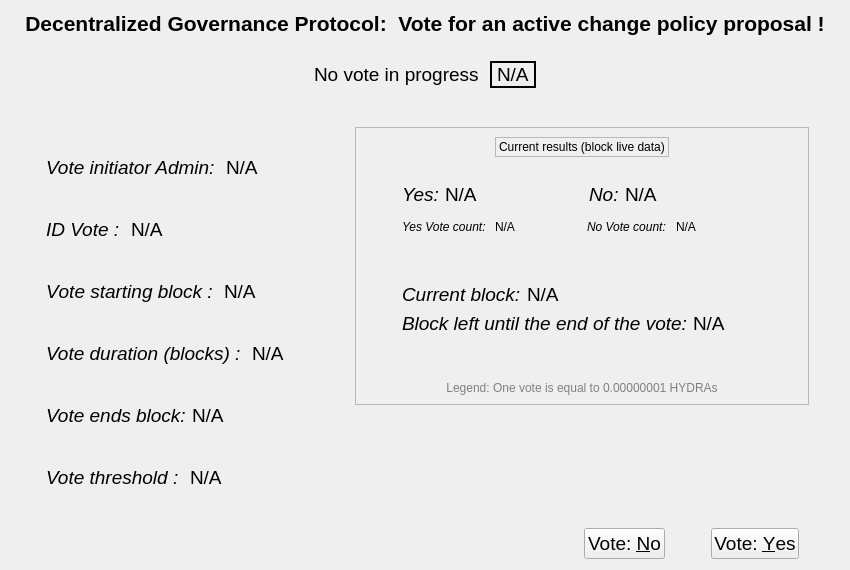
<?xml version="1.0" encoding="UTF-8"?>
<ui version="4.0">
 <class>VotingPageDialog</class>
 <widget class="QDialog" name="VotingPageDialog">
  <property name="geometry">
   <rect>
    <x>0</x>
    <y>0</y>
    <width>850</width>
    <height>570</height>
   </rect>
  </property>
  <property name="windowTitle">
   <string>Send Coins</string>
  </property>
  <layout class="QVBoxLayout" name="verticalLayout_6">
   <item>
    <widget class="QLabel" name="labelVotingTitle">
     <property name="font">
      <font>
       <pointsize>16</pointsize>
       <weight>75</weight>
       <bold>true</bold>
      </font>
     </property>
     <property name="styleSheet">
      <string notr="true">color:black;font-weight:bold;</string>
     </property>
     <property name="frameShape">
      <enum>QFrame::NoFrame</enum>
     </property>
     <property name="text">
      <string>Decentralized Governance Protocol:  Vote for an active change policy proposal !</string>
     </property>
     <property name="alignment">
      <set>Qt::AlignCenter</set>
     </property>
    </widget>
   </item>
   <item>
    <spacer name="verticalSpacer_2">
     <property name="orientation">
      <enum>Qt::Vertical</enum>
     </property>
     <property name="sizeType">
      <enum>QSizePolicy::Fixed</enum>
     </property>
     <property name="sizeHint" stdset="0">
      <size>
       <width>20</width>
       <height>10</height>
      </size>
     </property>
    </spacer>
   </item>
   <item>
    <widget class="QFrame" name="VotingTitleFrame">
     <layout class="QHBoxLayout" name="horizontalLayoutBurn">
      <item>
       <spacer name="horizontalSpacer_4">
        <property name="orientation">
         <enum>Qt::Horizontal</enum>
        </property>
        <property name="sizeHint" stdset="0">
         <size>
          <width>40</width>
          <height>20</height>
         </size>
        </property>
       </spacer>
      </item>
      <item>
       <widget class="QLabel" name="labelVotetoBurnStatic">
        <property name="font">
         <font>
          <pointsize>14</pointsize>
         </font>
        </property>
        <property name="text">
         <string>No vote in progress</string>
        </property>
        <property name="margin">
         <number>2</number>
        </property>
       </widget>
      </item>
      <item>
       <spacer name="horizontalSpacer_3">
        <property name="orientation">
         <enum>Qt::Horizontal</enum>
        </property>
        <property name="sizeType">
         <enum>QSizePolicy::Fixed</enum>
        </property>
        <property name="sizeHint" stdset="0">
         <size>
          <width>5</width>
          <height>20</height>
         </size>
        </property>
       </spacer>
      </item>
      <item>
       <widget class="QLabel" name="labelBurnRate">
        <property name="font">
         <font>
          <pointsize>14</pointsize>
         </font>
        </property>
        <property name="frameShape">
         <enum>QFrame::WinPanel</enum>
        </property>
        <property name="text">
         <string>N/A</string>
        </property>
       </widget>
      </item>
      <item>
       <spacer name="horizontalSpacer_5">
        <property name="orientation">
         <enum>Qt::Horizontal</enum>
        </property>
        <property name="sizeHint" stdset="0">
         <size>
          <width>1</width>
          <height>1</height>
         </size>
        </property>
       </spacer>
      </item>
     </layout>
    </widget>
   </item>
   <item>
    <layout class="QHBoxLayout" name="horizontalLayoutMain">
     <item>
      <layout class="QVBoxLayout" name="verticalLayout_common">
       <item>
        <layout class="QHBoxLayout" name="horizontalLayout_8">
         <item>
          <spacer name="horizontalSpacer_13">
           <property name="orientation">
            <enum>Qt::Horizontal</enum>
           </property>
           <property name="sizeHint" stdset="0">
            <size>
             <width>40</width>
             <height>20</height>
            </size>
           </property>
          </spacer>
         </item>
         <item>
          <layout class="QVBoxLayout" name="verticalLayout_11">
           <item>
            <spacer name="verticalSpacer_3">
             <property name="orientation">
              <enum>Qt::Vertical</enum>
             </property>
             <property name="sizeHint" stdset="0">
              <size>
               <width>20</width>
               <height>40</height>
              </size>
             </property>
            </spacer>
           </item>
           <item>
            <spacer name="horizontalSpacer_17">
             <property name="orientation">
              <enum>Qt::Horizontal</enum>
             </property>
             <property name="sizeHint" stdset="0">
              <size>
               <width>40</width>
               <height>20</height>
              </size>
             </property>
            </spacer>
           </item>
           <item>
            <layout class="QHBoxLayout" name="horizontalLayout_5">
             <item>
              <widget class="QLabel" name="voteInitiatorlabel">
               <property name="font">
                <font>
                 <pointsize>14</pointsize>
                 <italic>true</italic>
                </font>
               </property>
               <property name="text">
                <string>Vote initiator Admin: </string>
               </property>
              </widget>
             </item>
             <item>
              <widget class="QLabel" name="voteInitiatorvalue">
               <property name="font">
                <font>
                 <pointsize>14</pointsize>
                </font>
               </property>
               <property name="text">
                <string>N/A</string>
               </property>
              </widget>
             </item>
             <item>
              <spacer name="horizontalSpacer_26">
               <property name="orientation">
                <enum>Qt::Horizontal</enum>
               </property>
               <property name="sizeHint" stdset="0">
                <size>
                 <width>40</width>
                 <height>20</height>
                </size>
               </property>
              </spacer>
             </item>
            </layout>
           </item>
           <item>
            <spacer name="verticalSpacer_13">
             <property name="orientation">
              <enum>Qt::Vertical</enum>
             </property>
             <property name="sizeHint" stdset="0">
              <size>
               <width>20</width>
               <height>40</height>
              </size>
             </property>
            </spacer>
           </item>
           <item>
            <layout class="QHBoxLayout" name="horizontalLayout_14">
             <item>
              <widget class="QLabel" name="labelIDVote">
               <property name="font">
                <font>
                 <pointsize>14</pointsize>
                 <weight>50</weight>
                 <italic>true</italic>
                 <bold>false</bold>
                </font>
               </property>
               <property name="text">
                <string>ID Vote : </string>
               </property>
              </widget>
             </item>
             <item>
              <widget class="QLabel" name="labelIDVoteValue">
               <property name="font">
                <font>
                 <pointsize>14</pointsize>
                </font>
               </property>
               <property name="text">
                <string>N/A</string>
               </property>
              </widget>
             </item>
             <item>
              <spacer name="horizontalSpacer_10">
               <property name="orientation">
                <enum>Qt::Horizontal</enum>
               </property>
               <property name="sizeHint" stdset="0">
                <size>
                 <width>40</width>
                 <height>20</height>
                </size>
               </property>
              </spacer>
             </item>
            </layout>
           </item>
           <item>
            <spacer name="verticalSpacer_5">
             <property name="orientation">
              <enum>Qt::Vertical</enum>
             </property>
             <property name="sizeHint" stdset="0">
              <size>
               <width>20</width>
               <height>40</height>
              </size>
             </property>
            </spacer>
           </item>
           <item>
            <layout class="QHBoxLayout" name="horizontalLayout_13">
             <item>
              <widget class="QLabel" name="labelVoteBegins">
               <property name="font">
                <font>
                 <pointsize>14</pointsize>
                 <weight>50</weight>
                 <italic>true</italic>
                 <bold>false</bold>
                 <underline>false</underline>
                 <strikeout>false</strikeout>
                 <stylestrategy>PreferDefault</stylestrategy>
                 <kerning>false</kerning>
                </font>
               </property>
               <property name="text">
                <string>Vote starting block : </string>
               </property>
              </widget>
             </item>
             <item>
              <widget class="QLabel" name="labelVoteBeginsValue">
               <property name="font">
                <font>
                 <pointsize>14</pointsize>
                </font>
               </property>
               <property name="text">
                <string>N/A</string>
               </property>
              </widget>
             </item>
             <item>
              <spacer name="horizontalSpacer_11">
               <property name="orientation">
                <enum>Qt::Horizontal</enum>
               </property>
               <property name="sizeHint" stdset="0">
                <size>
                 <width>40</width>
                 <height>20</height>
                </size>
               </property>
              </spacer>
             </item>
            </layout>
           </item>
           <item>
            <spacer name="verticalSpacer_6">
             <property name="orientation">
              <enum>Qt::Vertical</enum>
             </property>
             <property name="sizeHint" stdset="0">
              <size>
               <width>20</width>
               <height>40</height>
              </size>
             </property>
            </spacer>
           </item>
           <item>
            <layout class="QHBoxLayout" name="horizontalLayout_12">
             <item>
              <widget class="QLabel" name="labelVoteDuration">
               <property name="font">
                <font>
                 <pointsize>14</pointsize>
                 <italic>true</italic>
                </font>
               </property>
               <property name="text">
                <string>Vote duration (blocks) : </string>
               </property>
              </widget>
             </item>
             <item>
              <widget class="QLabel" name="labelVoteDurationValue">
               <property name="font">
                <font>
                 <pointsize>14</pointsize>
                </font>
               </property>
               <property name="text">
                <string>N/A</string>
               </property>
              </widget>
             </item>
             <item>
              <spacer name="horizontalSpacer_12">
               <property name="orientation">
                <enum>Qt::Horizontal</enum>
               </property>
               <property name="sizeHint" stdset="0">
                <size>
                 <width>40</width>
                 <height>20</height>
                </size>
               </property>
              </spacer>
             </item>
            </layout>
           </item>
           <item>
            <spacer name="verticalSpacer_7">
             <property name="orientation">
              <enum>Qt::Vertical</enum>
             </property>
             <property name="sizeHint" stdset="0">
              <size>
               <width>20</width>
               <height>40</height>
              </size>
             </property>
            </spacer>
           </item>
           <item>
            <layout class="QHBoxLayout" name="horizontalLayout_11">
             <item>
              <widget class="QLabel" name="labelVoteEnds">
               <property name="font">
                <font>
                 <pointsize>14</pointsize>
                 <italic>true</italic>
                </font>
               </property>
               <property name="text">
                <string>Vote ends block:</string>
               </property>
              </widget>
             </item>
             <item>
              <widget class="QLabel" name="labelVoteEndsValue">
               <property name="font">
                <font>
                 <pointsize>14</pointsize>
                </font>
               </property>
               <property name="text">
                <string>N/A</string>
               </property>
              </widget>
             </item>
             <item>
              <spacer name="horizontalSpacer_8">
               <property name="orientation">
                <enum>Qt::Horizontal</enum>
               </property>
               <property name="sizeHint" stdset="0">
                <size>
                 <width>40</width>
                 <height>20</height>
                </size>
               </property>
              </spacer>
             </item>
            </layout>
           </item>
           <item>
            <spacer name="verticalSpacer_14">
             <property name="orientation">
              <enum>Qt::Vertical</enum>
             </property>
             <property name="sizeHint" stdset="0">
              <size>
               <width>20</width>
               <height>40</height>
              </size>
             </property>
            </spacer>
           </item>
           <item>
            <layout class="QHBoxLayout" name="horizontalLayout_15">
             <item>
              <widget class="QLabel" name="labelThreshold">
               <property name="font">
                <font>
                 <pointsize>14</pointsize>
                 <italic>true</italic>
                </font>
               </property>
               <property name="text">
                <string>Vote threshold : </string>
               </property>
              </widget>
             </item>
             <item>
              <widget class="QLabel" name="labelThresholdValue">
               <property name="font">
                <font>
                 <pointsize>14</pointsize>
                </font>
               </property>
               <property name="text">
                <string>N/A</string>
               </property>
              </widget>
             </item>
             <item>
              <spacer name="horizontalSpacer_27">
               <property name="orientation">
                <enum>Qt::Horizontal</enum>
               </property>
               <property name="sizeHint" stdset="0">
                <size>
                 <width>40</width>
                 <height>20</height>
                </size>
               </property>
              </spacer>
             </item>
            </layout>
           </item>
           <item>
            <spacer name="verticalSpacer_8">
             <property name="orientation">
              <enum>Qt::Vertical</enum>
             </property>
             <property name="sizeHint" stdset="0">
              <size>
               <width>20</width>
               <height>40</height>
              </size>
             </property>
            </spacer>
           </item>
          </layout>
         </item>
        </layout>
       </item>
      </layout>
     </item>
     <item>
      <spacer name="horizontalSpacer_2">
       <property name="orientation">
        <enum>Qt::Horizontal</enum>
       </property>
       <property name="sizeHint" stdset="0">
        <size>
         <width>40</width>
         <height>20</height>
        </size>
       </property>
      </spacer>
     </item>
     <item>
      <layout class="QVBoxLayout" name="verticalLayout_current">
       <item>
        <widget class="QFrame" name="verticalFrame_5">
         <layout class="QVBoxLayout" name="verticalLayout_2"/>
        </widget>
       </item>
       <item>
        <widget class="QFrame" name="frame">
         <property name="frameShape">
          <enum>QFrame::StyledPanel</enum>
         </property>
         <property name="frameShadow">
          <enum>QFrame::Raised</enum>
         </property>
         <layout class="QHBoxLayout" name="horizontalLayout_16">
          <item>
           <spacer name="horizontalSpacer_16">
            <property name="orientation">
             <enum>Qt::Horizontal</enum>
            </property>
            <property name="sizeHint" stdset="0">
             <size>
              <width>40</width>
              <height>20</height>
             </size>
            </property>
           </spacer>
          </item>
          <item>
           <layout class="QVBoxLayout" name="verticalLayout_10">
            <item>
             <layout class="QHBoxLayout" name="horizontalLayout_2">
              <item>
               <spacer name="horizontalSpacer_19">
                <property name="orientation">
                 <enum>Qt::Horizontal</enum>
                </property>
                <property name="sizeHint" stdset="0">
                 <size>
                  <width>40</width>
                  <height>20</height>
                 </size>
                </property>
               </spacer>
              </item>
              <item>
               <widget class="QLabel" name="labelCurrentResultsStatic">
                <property name="frameShape">
                 <enum>QFrame::StyledPanel</enum>
                </property>
                <property name="frameShadow">
                 <enum>QFrame::Plain</enum>
                </property>
                <property name="text">
                 <string>Current results (block live data)</string>
                </property>
               </widget>
              </item>
              <item>
               <spacer name="horizontalSpacer_20">
                <property name="orientation">
                 <enum>Qt::Horizontal</enum>
                </property>
                <property name="sizeHint" stdset="0">
                 <size>
                  <width>40</width>
                  <height>20</height>
                 </size>
                </property>
               </spacer>
              </item>
             </layout>
            </item>
            <item>
             <spacer name="verticalSpacer_9">
              <property name="orientation">
               <enum>Qt::Vertical</enum>
              </property>
              <property name="sizeHint" stdset="0">
               <size>
                <width>20</width>
                <height>20</height>
               </size>
              </property>
             </spacer>
            </item>
            <item>
             <layout class="QHBoxLayout" name="horizontalLayout_9">
              <item>
               <widget class="QLabel" name="labelYesResult">
                <property name="font">
                 <font>
                  <pointsize>14</pointsize>
                  <italic>true</italic>
                 </font>
                </property>
                <property name="text">
                 <string>Yes:</string>
                </property>
               </widget>
              </item>
              <item>
               <widget class="QLabel" name="labelYesResultValue">
                <property name="font">
                 <font>
                  <pointsize>14</pointsize>
                 </font>
                </property>
                <property name="text">
                 <string>N/A</string>
                </property>
               </widget>
              </item>
              <item>
               <spacer name="horizontalSpacer_7">
                <property name="orientation">
                 <enum>Qt::Horizontal</enum>
                </property>
                <property name="sizeHint" stdset="0">
                 <size>
                  <width>40</width>
                  <height>20</height>
                 </size>
                </property>
               </spacer>
              </item>
              <item>
               <widget class="QLabel" name="labelNoResult">
                <property name="font">
                 <font>
                  <pointsize>14</pointsize>
                  <italic>true</italic>
                 </font>
                </property>
                <property name="text">
                 <string>No:</string>
                </property>
               </widget>
              </item>
              <item>
               <widget class="QLabel" name="labelNoResultValue">
                <property name="font">
                 <font>
                  <pointsize>14</pointsize>
                 </font>
                </property>
                <property name="text">
                 <string>N/A</string>
                </property>
               </widget>
              </item>
              <item>
               <spacer name="horizontalSpacer_9">
                <property name="orientation">
                 <enum>Qt::Horizontal</enum>
                </property>
                <property name="sizeHint" stdset="0">
                 <size>
                  <width>40</width>
                  <height>20</height>
                 </size>
                </property>
               </spacer>
              </item>
             </layout>
            </item>
            <item>
             <spacer name="verticalSpacer_12">
              <property name="orientation">
               <enum>Qt::Vertical</enum>
              </property>
              <property name="sizeType">
               <enum>QSizePolicy::Fixed</enum>
              </property>
              <property name="sizeHint" stdset="0">
               <size>
                <width>20</width>
                <height>5</height>
               </size>
              </property>
             </spacer>
            </item>
            <item>
             <layout class="QHBoxLayout" name="horizontalLayout_3">
              <item>
               <widget class="QLabel" name="labelYesCount">
                <property name="font">
                 <font>
                  <italic>true</italic>
                 </font>
                </property>
                <property name="text">
                 <string>Yes Vote count: </string>
                </property>
               </widget>
              </item>
              <item>
               <widget class="QLabel" name="labelYesCountValue">
                <property name="text">
                 <string>N/A</string>
                </property>
               </widget>
              </item>
              <item>
               <spacer name="horizontalSpacer_24">
                <property name="orientation">
                 <enum>Qt::Horizontal</enum>
                </property>
                <property name="sizeHint" stdset="0">
                 <size>
                  <width>40</width>
                  <height>20</height>
                 </size>
                </property>
               </spacer>
              </item>
              <item>
               <widget class="QLabel" name="labelNoCount">
                <property name="font">
                 <font>
                  <italic>true</italic>
                 </font>
                </property>
                <property name="text">
                 <string>No Vote count: </string>
                </property>
               </widget>
              </item>
              <item>
               <widget class="QLabel" name="labelNoCountValue">
                <property name="text">
                 <string>N/A</string>
                </property>
               </widget>
              </item>
              <item>
               <spacer name="horizontalSpacer_23">
                <property name="orientation">
                 <enum>Qt::Horizontal</enum>
                </property>
                <property name="sizeHint" stdset="0">
                 <size>
                  <width>40</width>
                  <height>20</height>
                 </size>
                </property>
               </spacer>
              </item>
             </layout>
            </item>
            <item>
             <spacer name="verticalSpacer_10">
              <property name="orientation">
               <enum>Qt::Vertical</enum>
              </property>
              <property name="sizeHint" stdset="0">
               <size>
                <width>20</width>
                <height>40</height>
               </size>
              </property>
             </spacer>
            </item>
            <item>
             <layout class="QHBoxLayout" name="horizontalLayout_4">
              <item>
               <widget class="QLabel" name="CurrentBlock">
                <property name="font">
                 <font>
                  <pointsize>14</pointsize>
                  <italic>true</italic>
                 </font>
                </property>
                <property name="text">
                 <string>Current block:</string>
                </property>
               </widget>
              </item>
              <item>
               <widget class="QLabel" name="CurrentBlockValue">
                <property name="font">
                 <font>
                  <pointsize>14</pointsize>
                 </font>
                </property>
                <property name="text">
                 <string>N/A</string>
                </property>
               </widget>
              </item>
              <item>
               <spacer name="horizontalSpacer_25">
                <property name="orientation">
                 <enum>Qt::Horizontal</enum>
                </property>
                <property name="sizeHint" stdset="0">
                 <size>
                  <width>40</width>
                  <height>20</height>
                 </size>
                </property>
               </spacer>
              </item>
             </layout>
            </item>
            <item>
             <layout class="QHBoxLayout" name="horizontalLayout_7">
              <item>
               <widget class="QLabel" name="labelTimeLeftValue">
                <property name="font">
                 <font>
                  <pointsize>14</pointsize>
                  <italic>true</italic>
                 </font>
                </property>
                <property name="text">
                 <string>Block left until the end of the vote:</string>
                </property>
               </widget>
              </item>
              <item>
               <widget class="QLabel" name="labelTimeLeft">
                <property name="font">
                 <font>
                  <pointsize>14</pointsize>
                 </font>
                </property>
                <property name="text">
                 <string>N/A</string>
                </property>
               </widget>
              </item>
              <item>
               <spacer name="horizontalSpacer_15">
                <property name="orientation">
                 <enum>Qt::Horizontal</enum>
                </property>
                <property name="sizeHint" stdset="0">
                 <size>
                  <width>40</width>
                  <height>20</height>
                 </size>
                </property>
               </spacer>
              </item>
             </layout>
            </item>
            <item>
             <spacer name="verticalSpacer_11">
              <property name="orientation">
               <enum>Qt::Vertical</enum>
              </property>
              <property name="sizeHint" stdset="0">
               <size>
                <width>20</width>
                <height>40</height>
               </size>
              </property>
             </spacer>
            </item>
            <item>
             <widget class="QLabel" name="votingLegend">
              <property name="styleSheet">
               <string notr="true">color: gray</string>
              </property>
              <property name="text">
               <string>Legend: One vote is equal to 0.00000001 HYDRAs</string>
              </property>
              <property name="alignment">
               <set>Qt::AlignCenter</set>
              </property>
             </widget>
            </item>
           </layout>
          </item>
          <item>
           <spacer name="horizontalSpacer_18">
            <property name="orientation">
             <enum>Qt::Horizontal</enum>
            </property>
            <property name="sizeHint" stdset="0">
             <size>
              <width>40</width>
              <height>20</height>
             </size>
            </property>
           </spacer>
          </item>
         </layout>
        </widget>
       </item>
       <item>
        <spacer name="verticalSpacer_4">
         <property name="orientation">
          <enum>Qt::Vertical</enum>
         </property>
         <property name="sizeHint" stdset="0">
          <size>
           <width>20</width>
           <height>40</height>
          </size>
         </property>
        </spacer>
       </item>
       <item>
        <spacer name="horizontalSpacer_6">
         <property name="orientation">
          <enum>Qt::Horizontal</enum>
         </property>
         <property name="sizeHint" stdset="0">
          <size>
           <width>40</width>
           <height>20</height>
          </size>
         </property>
        </spacer>
       </item>
      </layout>
     </item>
     <item>
      <spacer name="horizontalSpacer_14">
       <property name="orientation">
        <enum>Qt::Horizontal</enum>
       </property>
       <property name="sizeHint" stdset="0">
        <size>
         <width>40</width>
         <height>20</height>
        </size>
       </property>
      </spacer>
     </item>
    </layout>
   </item>
   <item>
    <spacer name="verticalSpacer">
     <property name="orientation">
      <enum>Qt::Vertical</enum>
     </property>
     <property name="sizeHint" stdset="0">
      <size>
       <width>20</width>
       <height>40</height>
      </size>
     </property>
    </spacer>
   </item>
   <item>
    <layout class="QHBoxLayout" name="horizontalLayout">
     <item>
      <spacer name="horizontalSpacer">
       <property name="orientation">
        <enum>Qt::Horizontal</enum>
       </property>
       <property name="sizeHint" stdset="0">
        <size>
         <width>40</width>
         <height>20</height>
        </size>
       </property>
      </spacer>
     </item>
     <item>
      <widget class="QPushButton" name="voteNoButton">
       <property name="sizePolicy">
        <sizepolicy hsizetype="Minimum" vsizetype="Fixed">
         <horstretch>0</horstretch>
         <verstretch>0</verstretch>
        </sizepolicy>
       </property>
       <property name="font">
        <font>
         <pointsize>14</pointsize>
        </font>
       </property>
       <property name="toolTip">
        <string>Vote &lt;b&gt;against&lt;/b&gt; the proposed change</string>
       </property>
       <property name="text">
        <string>Vote: &amp;No</string>
       </property>
       <property name="autoDefault">
        <bool>false</bool>
       </property>
      </widget>
     </item>
     <item>
      <spacer name="horizontalSpacer_22">
       <property name="orientation">
        <enum>Qt::Horizontal</enum>
       </property>
       <property name="sizeType">
        <enum>QSizePolicy::Fixed</enum>
       </property>
       <property name="sizeHint" stdset="0">
        <size>
         <width>40</width>
         <height>20</height>
        </size>
       </property>
      </spacer>
     </item>
     <item>
      <widget class="QPushButton" name="voteYesButton">
       <property name="font">
        <font>
         <pointsize>14</pointsize>
        </font>
       </property>
       <property name="toolTip">
        <string>Vote &lt;b&gt;for&lt;/b&gt; the proposed change</string>
       </property>
       <property name="text">
        <string>Vote: &amp;Yes</string>
       </property>
       <property name="autoDefault">
        <bool>false</bool>
       </property>
       <property name="default">
        <bool>false</bool>
       </property>
      </widget>
     </item>
     <item>
      <spacer name="horizontalSpacer_21">
       <property name="orientation">
        <enum>Qt::Horizontal</enum>
       </property>
       <property name="sizeType">
        <enum>QSizePolicy::Fixed</enum>
       </property>
       <property name="sizeHint" stdset="0">
        <size>
         <width>40</width>
         <height>20</height>
        </size>
       </property>
      </spacer>
     </item>
    </layout>
   </item>
  </layout>
 </widget>
 <resources>
  <include location="../bitcoin.qrc"/>
 </resources>
 <connections/>
</ui>
